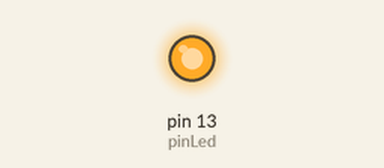
This sketch was run on a simulated Arduino Uno, built with avr-gcc and run on an emulated ATmega328P. On the bench: output pins drawn as LEDs (lit = HIGH).

Above: at 1.0 s.
At 3.0 s:
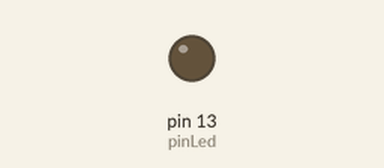
Timing chart, 0 to 5.2 s (numbered marks = the images above):
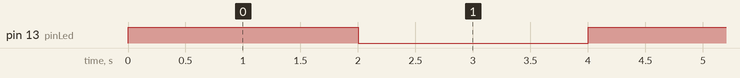

The sketch:

sketch_nov30a.ino
```cpp
int pinLed = 13;

void setup()
{

  pinMode(pinLed, OUTPUT);

}

void loop()
{

  digitalWrite(pinLed, HIGH);

  delay(2000);

  digitalWrite(pinLed, LOW);

  delay(2000);
}
```

Measured:
- by itself, pin 13 (pinLed): alternates HIGH for 2.0 s and LOW for 2.0 s
